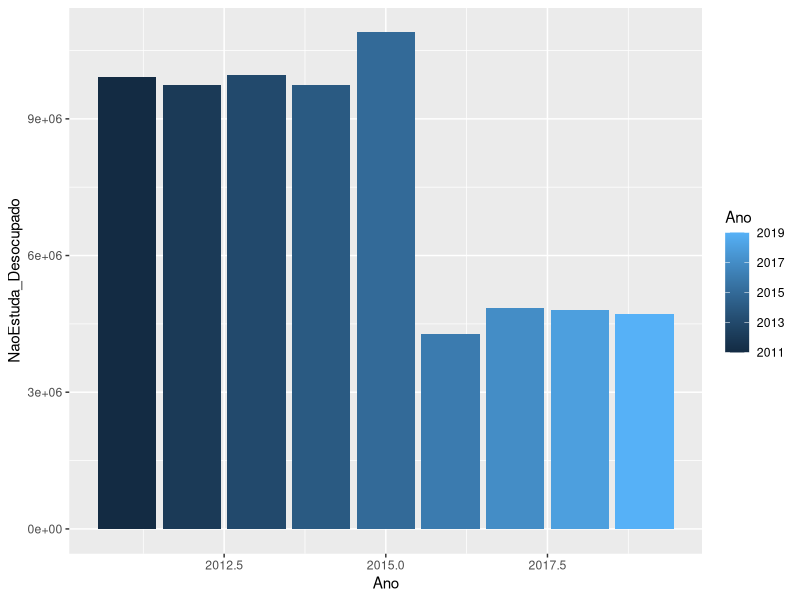
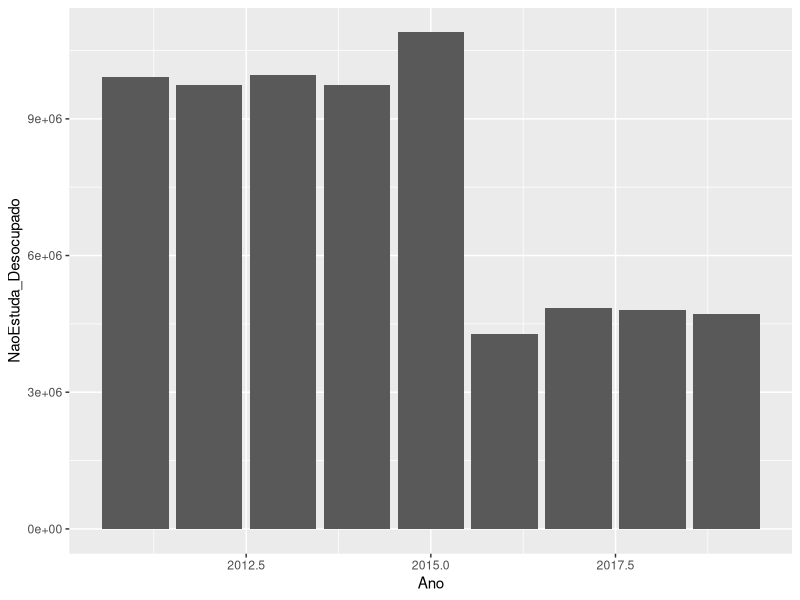
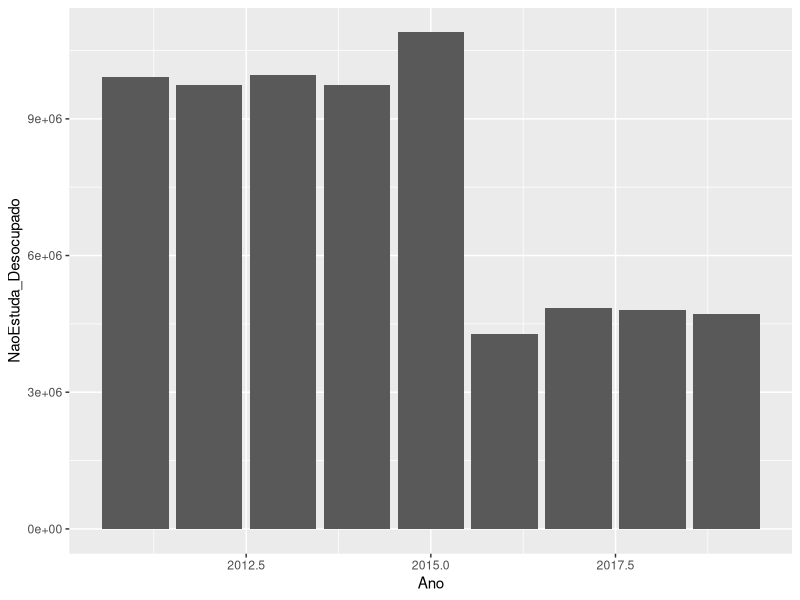

Write the R code that produced these figures, in order.
# Projeto integrador II B

# Instalção de pacotes:
install.packages("dplyr")
install.packages("formattable")
install.packages("ggplot2")
library("dplyr")
library("formattable")
library("ggplot2")

# Importando csv e colocando eles dentro do dataset:

# Mostrar o diretório padrão do projeto.
getwd() 

# Importando os dados baixados do dados.gov.br que estão
# armazenados do diretório padrão do projeto e guardando em
# variaveis por ano:
dados2011 <- read.csv("eixo3_estudatrabalha_2011.csv", encoding = "UTF-8")
dados2012 <- read.csv("eixo3_estudatrabalha_2012.csv", encoding = "UTF-8")
dados2013 <- read.csv("eixo3_estudatrabalha_2013.csv", encoding = "UTF-8")
dados2014 <- read.csv("eixo3_estudatrabalha_2014.csv", encoding = "UTF-8")
dados2015 <- read.csv("eixo3_estudatrabalha_2015.csv", encoding = "UTF-8")
dados2016 <- read.csv("eixo3_estudatrabalha_2016.csv", encoding = "UTF-8")
dados2017 <- read.csv("eixo3_estudatrabalha_2017.csv", encoding = "UTF-8")
dados2018 <- read.csv("eixo3_estudatrabalha_2018.csv", encoding = "UTF-8")
dados2019 <- read.csv("eixo3_estudatrabalha_2019.csv", encoding = "UTF-8")

# Incluindo a coluna ano ao dataframe
dados2011 <- mutate(dados2011, Ano=2011, .before = UF)
dados2012 <- mutate(dados2012, Ano=2012, .before = UF)
dados2013 <- mutate(dados2013, Ano=2013, .before = UF)
dados2014 <- mutate(dados2014, Ano=2014, .before = UF)
dados2015 <- mutate(dados2015, Ano=2015, .before = UF)
dados2016 <- mutate(dados2016, Ano=2016, .before = UF)
dados2017 <- mutate(dados2017, Ano=2017, .before = UF)
dados2018 <- mutate(dados2018, Ano=2018, .before = UF)
dados2019 <- mutate(dados2019, Ano=2019, .before = UF)

# Checando se cada variavel foi imporada como uma dataframe:
class(dados2011)
class(dados2012)
class(dados2013)
class(dados2014)
class(dados2015)
class(dados2016)
class(dados2017)
class(dados2018)
class(dados2019)

# Checando se as colunas possuem os mesmo nomes::

names(dados2011) == names(dados2012)
names(dados2012) == names(dados2013)
names(dados2013) == names(dados2014)
names(dados2014) == names(dados2015)
names(dados2015) == names(dados2016)   
names(dados2016) == names(dados2017)
names(dados2017) == names(dados2018)
names(dados2018) == names(dados2019)

# Entre os dados de 2011 a 2015 e de 2016 a 2019 existem diferenças entre os 
# nomes das colunas

ncol(dados2015)
ncol(dados2016)

names(dados2015)
names(dados2016)

# Diferença de colunas:
# "EstudaNaoAtivo"
# "EstudaNaoAtivo..."
# "NaoEstudaNaoAtivo"      
# "NaoEstudaNaoAtivo..."

# Para fins academicos, por não ter encontado referência sobre o tema,
# as colunas "EstudaNaoAtivo" e "EstudaNaoAtivo..." serão somadas as 
# colunas "EstudaDesocupado" e "EstudaDesocupado...".

# O mesmo que mencionado acima será feito para as colunas "NaoEstudaNaoAtivo" e
# "NaoEstudaNaoAtivo..." serão somadas as colunas "NaoEstuda_Desocupado" e
# "NaoEstuda_Desocupado...".

dados2011$EstudaDesocupado <- 
  dados2011$EstudaDesocupado + dados2011$EstudaNaoAtivo
dados2012$EstudaDesocupado <- 
  dados2012$EstudaDesocupado + dados2012$EstudaNaoAtivo
dados2013$EstudaDesocupado <- 
  dados2013$EstudaDesocupado + dados2013$EstudaNaoAtivo
dados2014$EstudaDesocupado <- 
  dados2014$EstudaDesocupado + dados2014$EstudaNaoAtivo
dados2015$EstudaDesocupado <- 
  dados2015$EstudaDesocupado + dados2015$EstudaNaoAtivo

dados2011$NaoEstudaDesocupado <- 
  dados2011$NaoEstudaDesocupado + dados2011$NaoEstudaNaoAtivo
dados2012$NaoEstudaDesocupado <- 
  dados2012$NaoEstudaDesocupado + dados2012$NaoEstudaNaoAtivo
dados2013$NaoEstudaDesocupado <- 
  dados2013$NaoEstudaDesocupado + dados2013$NaoEstudaNaoAtivo
dados2014$NaoEstudaDesocupado <- 
  dados2014$NaoEstudaDesocupado + dados2014$NaoEstudaNaoAtivo
dados2015$NaoEstudaDesocupado <- 
  dados2015$NaoEstudaDesocupado + dados2015$NaoEstudaNaoAtivo

ncol(dados2011)
ncol(dados2016)

names(dados2011)
names(dados2016)

# Renomeando as colunas dos dataframes de 2011 a 2015, igualando as
# colunas dos dataframes de 2016 a 2019:
# dados <- rename(dados, new_name = old_name)

dados2011 <- rename(dados2011, "Estuda_Ocupado" = "EstudaOcupado")
dados2012 <- rename(dados2012, "Estuda_Ocupado" = "EstudaOcupado")
dados2013 <- rename(dados2013, "Estuda_Ocupado" = "EstudaOcupado")
dados2014 <- rename(dados2014, "Estuda_Ocupado" = "EstudaOcupado")
dados2015 <- rename(dados2015, "Estuda_Ocupado" = "EstudaOcupado")

dados2011 <- rename(dados2011, "Estuda_Ocupado..." = "EstudaOcupado...")
dados2012 <- rename(dados2012, "Estuda_Ocupado..." = "EstudaOcupado...")
dados2013 <- rename(dados2013, "Estuda_Ocupado..." = "EstudaOcupado...")
dados2014 <- rename(dados2014, "Estuda_Ocupado..." = "EstudaOcupado...")
dados2015 <- rename(dados2015, "Estuda_Ocupado..." = "EstudaOcupado...")

dados2011 <- rename(dados2011, "NaoEstuda_Ocupado..." = "NaoEstudaOcupado...")
dados2012 <- rename(dados2012, "NaoEstuda_Ocupado..." = "NaoEstudaOcupado...")
dados2013 <- rename(dados2013, "NaoEstuda_Ocupado..." = "NaoEstudaOcupado...")
dados2014 <- rename(dados2014, "NaoEstuda_Ocupado..." = "NaoEstudaOcupado...")
dados2015 <- rename(dados2015, "NaoEstuda_Ocupado..." = "NaoEstudaOcupado...")

dados2011 <- rename(dados2011, "NaoEstuda_Ocupado" = "NaoEstudaOcupado")
dados2012 <- rename(dados2012, "NaoEstuda_Ocupado" = "NaoEstudaOcupado")
dados2013 <- rename(dados2013, "NaoEstuda_Ocupado" = "NaoEstudaOcupado")
dados2014 <- rename(dados2014, "NaoEstuda_Ocupado" = "NaoEstudaOcupado")
dados2015 <- rename(dados2015, "NaoEstuda_Ocupado" = "NaoEstudaOcupado")

dados2011 <- rename(dados2011, "Estuda_Desocupado..." = "EstudaDesocupado...")
dados2012 <- rename(dados2012, "Estuda_Desocupado..." = "EstudaDesocupado...")
dados2013 <- rename(dados2013, "Estuda_Desocupado..." = "EstudaDesocupado...")
dados2014 <- rename(dados2014, "Estuda_Desocupado..." = "EstudaDesocupado...")
dados2015 <- rename(dados2015, "Estuda_Desocupado..." = "EstudaDesocupado...")

dados2011 <- rename(dados2011, "Estuda_Desocupado" = "EstudaDesocupado")
dados2012 <- rename(dados2012, "Estuda_Desocupado" = "EstudaDesocupado")
dados2013 <- rename(dados2013, "Estuda_Desocupado" = "EstudaDesocupado")
dados2014 <- rename(dados2014, "Estuda_Desocupado" = "EstudaDesocupado")
dados2015 <- rename(dados2015, "Estuda_Desocupado" = "EstudaDesocupado")

dados2011 <- rename(dados2011, "NaoEstuda_Desocupado" = "NaoEstudaDesocupado")
dados2012 <- rename(dados2012, "NaoEstuda_Desocupado" = "NaoEstudaDesocupado")
dados2013 <- rename(dados2013, "NaoEstuda_Desocupado" = "NaoEstudaDesocupado")
dados2014 <- rename(dados2014, "NaoEstuda_Desocupado" = "NaoEstudaDesocupado")
dados2015 <- rename(dados2015, "NaoEstuda_Desocupado" = "NaoEstudaDesocupado")

dados2011 <- rename(dados2011, "NaoEstuda_Desocupado..." = "NaoEstudaDesocupado...")
dados2012 <- rename(dados2012, "NaoEstuda_Desocupado..." = "NaoEstudaDesocupado...")
dados2013 <- rename(dados2013, "NaoEstuda_Desocupado..." = "NaoEstudaDesocupado...")
dados2014 <- rename(dados2014, "NaoEstuda_Desocupado..." = "NaoEstudaDesocupado...")
dados2015 <- rename(dados2015, "NaoEstuda_Desocupado..." = "NaoEstudaDesocupado...")

# Removendo colunas desnecessárias dos dataframes de 2011 a 2015:
# Data <- subset( Data, select = -c(d, b ) )
dados2011 <- subset(dados2011, select = -c(EstudaNaoAtivo,
                                           EstudaNaoAtivo...,
                                           NaoEstudaNaoAtivo,
                                           NaoEstudaNaoAtivo...))

dados2012 <- subset(dados2012, select = -c(EstudaNaoAtivo,
                                           EstudaNaoAtivo...,
                                           NaoEstudaNaoAtivo,
                                           NaoEstudaNaoAtivo...))

dados2013 <- subset(dados2013, select = -c(EstudaNaoAtivo,
                                           EstudaNaoAtivo...,
                                           NaoEstudaNaoAtivo,
                                           NaoEstudaNaoAtivo...))

dados2014 <- subset(dados2014, select = -c(EstudaNaoAtivo,
                                           EstudaNaoAtivo...,
                                           NaoEstudaNaoAtivo,
                                           NaoEstudaNaoAtivo...))

dados2015 <- subset(dados2015, select = -c(EstudaNaoAtivo,
                                           EstudaNaoAtivo...,
                                           NaoEstudaNaoAtivo,
                                           NaoEstudaNaoAtivo...))


# Conferindo as mudanças realizadas com relação as colunas somadas e
# renomadas:

ncol(dados2011)
ncol(dados2016)

names(dados2011)
names(dados2016)

# Juntando todos os dataframes:

dados_finais <- bind_rows(dados2011, dados2012, dados2013,
                          dados2014, dados2015, dados2016,
                          dados2017, dados2018, dados2019)


# Listando as informações do data_frame dados_finais:

# Conferindo a classe do dataframe dados_finais, sendo esperado
# um data.frame:
class(dados_finais)

# Número de colunas:
ncol(dados_finais)

# Nome da colunas
names(dados_finais)

# Convertendo colunas em percentual

dados_finais$Estuda_Ocupado...<-percent(dados_finais$Estuda_Ocupado..., 
                                        digits = 2L)
dados_finais$Estuda_Desocupado...<-percent(dados_finais$Estuda_Desocupado..., 
                                           digits = 2L)
dados_finais$NaoEstuda_Ocupado...<-percent(dados_finais$NaoEstuda_Ocupado..., 
                                           digits = 2L)
dados_finais$NaoEstuda_Desocupado...<-percent(dados_finais$NaoEstuda_Desocupado..., 
                                              digits = 2L)

# Exibindo o cabeçalhos e primeiras linhas do dataframe:
head(dados_finais)

# Exibindo um resumo do dataframe:
summary(dados_finais)


ggplot(dados_finais, aes(x = Ano, y = NaoEstuda_Desocupado)) +
  geom_col(aes(fill = Ano))

ggplot(dados_finais, aes(x = Ano, y = NaoEstuda_Desocupado)) +
  geom_bar(stat = "identity")


ggplot(dados_finais, aes(x = Ano, y = NaoEstuda_Desocupado)) +
  geom_col()
